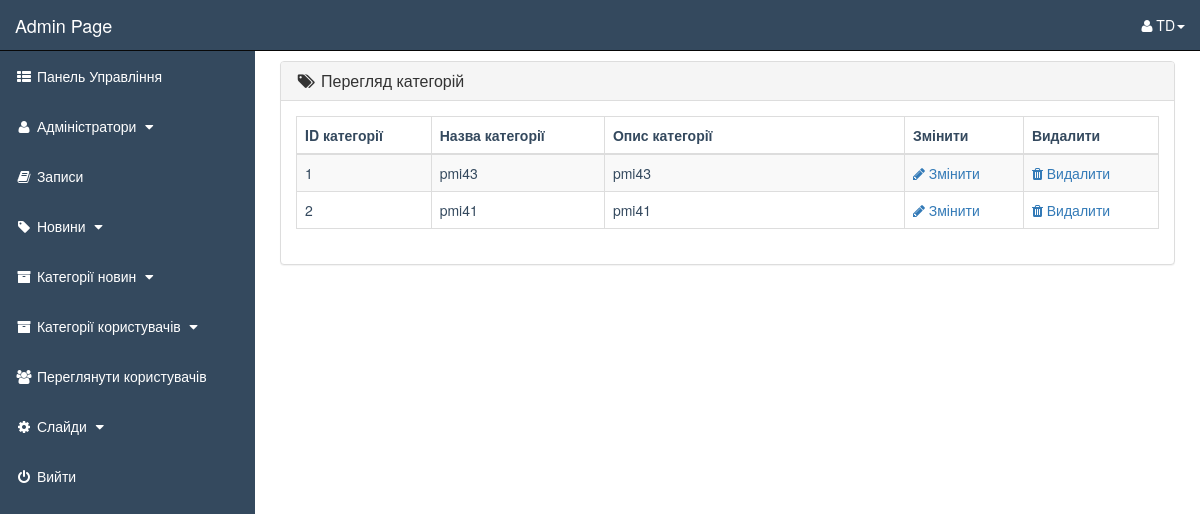
The page /admin_area/index.php?view_cats (signed in) on the database its author committed.
### tables this page shows
CREATE TABLE `customer_categories` (
  `cat_id` int(10) NOT NULL,
  `cat_group` text NOT NULL,
  `cat_desc` text NOT NULL
);

### admin_area/view_cats.php (the view)
<?php
    if(!isset($_SESSION['admin_email'])){
        echo "<script>window.open('login.php','_self')</script>";
    }else{
?>
<div class="row">
    <div class="col-lg-12">
    </div>
</div>
<div class="row">
    <div class="col-lg-12">
        <div class="panel panel-default">
            <div class="panel-heading">
                <h3 class="panel-title">
                    <i class="fa fa-tags fa-fw"></i> Перегляд категорій
                </h3>
            </div>
            <div class="panel-body">
                <div class="table-responsive">
                    <table class="table table-hover table-striped table-bordered">
                        <thead>
                            <tr>
                                <th> ID категорії </th>
                                <th> Назва категорії </th>
                                <th> Опис категорії </th>
                                <th> Змінити </th>
                                <th> Видалити </th>
                            </tr>
                        </thead>
                        <tbody>
                            <?php
                                $i=0;
                                $get_cats = "select * from customer_categories";
                                $run_cats = mysqli_query($con,$get_cats);
                                while($row_cats=mysqli_fetch_array($run_cats)){
                                    $cat_id = $row_cats['cat_id'];
                                    $cat_title = $row_cats['cat_group'];
                                    $cat_desc = $row_cats['cat_desc'];
                                    $i++;
                            ?>
                            <tr>
                                <td> <?php echo $i; ?> </td>
                                <td> <?php echo $cat_title; ?> </td>
                                <td width="300"> <?php echo $cat_desc; ?> </td>
                                <td>
                                    <a href="index.php?edit_cat= <?php echo $cat_id; ?> ">
                                        <i class="fa fa-pencil"></i> Змінити
                                    </a>
                                </td>
                                <td>
                                    <a href="index.php?delete_cat= <?php echo $cat_id; ?> ">
                                        <i class="fa fa-trash"></i> Видалити
                                    </a>
                                </td>
                            </tr>
                            <?php } ?>
                        </tbody>
                    </table>
                </div>
            </div>
        </div>
    </div>
</div>
<?php } ?>

### admin_area/includes/sidebar.php (shortened to what this page needs)
<?php
    if(!isset($_SESSION['admin_email'])){
        echo "<script>window.open('../login.php','_self')</script>";
    }else{
?>
<nav class="navbar navbar-inverse navbar-fixed-top">
    <div class="navbar-header">
        <a href="index.php?dashboard" class="navbar-brand">Admin Page</a>
    </div>
    <ul class="nav navbar-right top-nav">
        <li class="dropdown">
            <a href="#" class="dropdown-toggle" data-toggle="dropdown">
                <i class="fa fa-user"></i></i> <?php echo $admin_name;  ?><b class="caret"></b>
            </a>
        </li>
    </ul>
    <div class="collapse navbar-collapse navbar-ex1-collapse">
        <ul class="nav navbar-nav side-nav">
            <li>
                <a href="index.php?dashboard">
                    <i class="fa fa-fw fa-th-list"></i> Панель Управління
                </a>
            </li>
            <li>
                <a href="#" data-toggle="collapse" data-target="#users">
                    <i class="fa fa-fw fa-user "></i> Адміністратори
                    <i class="fa fa-fw fa-caret-down"></i>
                </a>
            </li>
            <li>
                <a href="index.php?view_orders">
                    <i class="fa fa-fw fa-book"></i> Записи
                </a>
            </li>
            <li>
                <a href="#" data-toggle="collapse" data-target="#products">
                        <i class="fa fa-fw fa-tag"></i> Новини
                        <i class="fa fa-fw fa-caret-down"></i>
                </a>
             </li>
            <li>
                <a href="#" data-toggle="collapse" data-target="#p_cat">
                        <i class="fa fa-fw fa-archive"></i> Категорії новин
                        <i class="fa fa-fw fa-caret-down"></i>
                </a>
            </li>
            <li>
                <a href="#" data-toggle="collapse" data-target="#cat">
                        <i class="fa fa-fw fa-archive"></i> Категорії користувачів
                        <i class="fa fa-fw fa-caret-down"></i>
                </a>
            </li>
            <li>
                <a href="index.php?view_customers">
                    <i class="fa fa-fw fa-users"></i> Переглянути користувачів
                </a>
            </li>
            <li>
                <a href="#" data-toggle="collapse" data-target="#slides">
                        <i class="fa fa-fw fa-gear"></i> Слайди
                        <i class="fa fa-fw fa-caret-down"></i>
                </a>
            </li>
            <li>
                <a href="logout.php">
                    <i class="fa fa-fw fa-power-off"></i> Вийти
                </a>
            </li>
        </ul>
    </div>
</nav>
<?php } ?>

### admin_area/css/style1.css (style rules this page uses)
.navbar { color: #ffffff !important; background-color: #34495E; }
.navbar-header>a { color: #ffffff !important; }
.top-nav>li { display: inline-block; }
.top-nav>li>a { color: #ffffff !important; line-height: 20px; padding-top: 15px; padding-bottom: 15px; }
@media (min-width: 768px) { .side-nav { position: fixed; top: 51px; bottom: 0; width: 255px; overflow-y: auto; overflow-x: hidden; background-color: #34495E; padding-bottom: 40px; border-radius: 0; } }
@media (min-width: 768px) { .side-nav>li>a { color: #ffffff; width: 255px; } }
.dropdown { margin-right: 15px; }
.side-nav>li>a { color: #ffffff !important; }

### rows shown on the page
customer_categories: cat_group "pmi43", cat_desc "pmi43"
customer_categories: cat_group "pmi41", cat_desc "pmi41"

### other values the page prints
$admin_name "TD"
